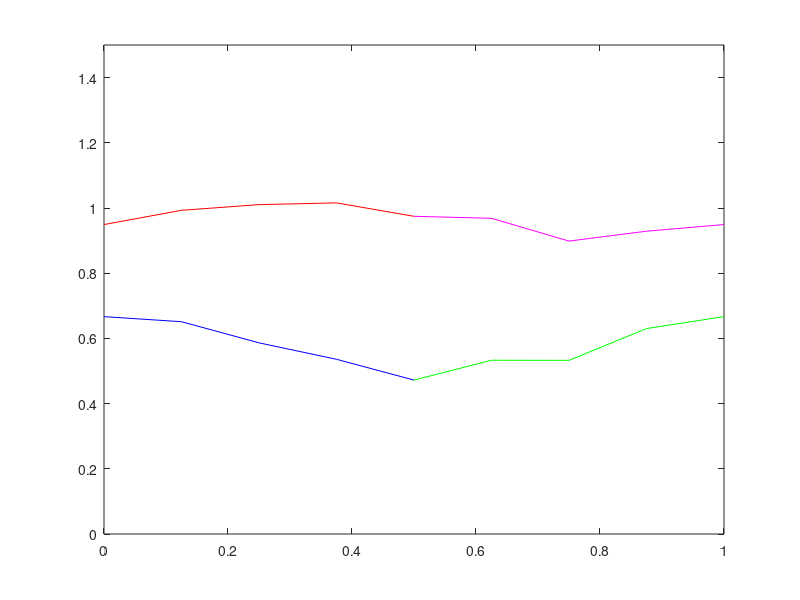

Write the MATLAB code that produced this figure. (Note: this script raises an error after producing the figure.)

a = 1;
b = 2;

%initialize parameters
t0 = 0;
tf = 1;
L = 4;
 

%define space mesh
h = 1 / L;
x = 0 : h / 2 : 1;
x = x';

%set inital funcitons  
InitialPressure = sin( pi * x );
InitialVelocity = ones( 1 , length( x ) );

% define time mesh
k = h / 2 ;
t = t0 : k : tf;
N = length( t ) - 1;

%wave speed details
rho1 = 1;                 %density
K1 = 1;                   %bulk modulus
rho2 = 1;
K2 = 1;
%impedence
Z1 = rho1 * K1;             
Z2 = rho2 * K2;

A = [ 0 K1 ; 1 / rho1 0 ];       %wave speed
R = [ -Z1 Z1 ; 1 1 ];
evaluesA = eig( A );
c0w = evaluesA( 1 );
c0z = evaluesA( 2 );

%CFL number
mu = A * k / h;

%preallocate u, set initial value using intital condition
U =struct('PressureEdge1',zeros( N + 1 , L + 1 ),...
          'VelocityEdge1',zeros( N + 1 , L + 1 ),...
          'PressureEdge2',zeros( N + 1 , L + 1 ),...
          'VelocityEdge2',zeros( N + 1 , L + 1 ));
U( : ).PressureEdge1( 1 , : ) = InitialPressure( 1 : L + 1 );
U( : ).VelocityEdge1( 1 , : ) = InitialVelocity( 1 : L + 1 );
U( : ).PressureEdge2( 1 , : ) = InitialPressure( L + 1 : end );
U( : ).VelocityEdge2( 1 , : ) = InitialVelocity( L + 1 : end );



%struct to store w,z at junctions, index gives egde, column 1 of struct is
%the char at the left endpoint 'a' and column 2 gives the char at the 
% right endpoint 'b'
%w left moving 
%z right moving
C=struct( 'w1',zeros( N + 1 , 2 ),...
          'z1',zeros( N + 1 , 2 ),...
          'w2',zeros( N + 1 , 2 ),...
          'z2',zeros( N + 1 , 2 ) );
      
%struct to hold the exaxt solution
E =struct('ExactPressureEdge1',zeros( N + 1 , L + 1 ),...
          'ExactVelocityEdge1',zeros( N + 1 , L + 1 ),...
          'ExactPressureEdge2',zeros( N + 1 , L + 1 ),...
          'ExactVelocityEdge2',zeros( N + 1 , L + 1 ));
%loop through time
for n=1:N
    %loop through space
    for j=2:L
%u(n + 1,j)= (u(n,j - 1) + u(n,j + 1))/2 -(mu/2)*(u(n,j + 1) - u(n,j - 1))
      
      %calculate interior nodes for edge 1
      prev = ( cell2mat( { U.PressureEdge1( n , j - 1 ),...
                           U.VelocityEdge1( n , j - 1 ) } ) )';
                  
      next = ( cell2mat( { U.PressureEdge1( n , j + 1 ),...
                           U.VelocityEdge1( n , j + 1 ) } ) )';
                  
      newU = ( prev + next ) / 2 - ( mu / 2 ) * ( next - prev );

      U.PressureEdge1( n + 1 , j ) = newU( 1 );
      U.VelocityEdge1( n + 1 , j ) = newU( 2 );
      
      %calculate interior nodes for edge 2
      prev = ( cell2mat( { U.PressureEdge2( n , j - 1),...
                           U.VelocityEdge2( n , j - 1 ) } ) )';
                    
      next = ( cell2mat( { U.PressureEdge2( n , j + 1 ),...
                           U.VelocityEdge2( n , j + 1 ) } ) )';
                    
      newU = ( prev + next ) / 2 - ( mu / 2 ) * ( next - prev );

      U.PressureEdge2( n + 1 , j ) = newU( 1 );
      U.VelocityEdge2( n + 1 , j ) = newU( 2 );
   
      %calculate exact solution using known solutions for w,z
      wX = x - c0w * t( n );
      zX = x - c0z * t( n );
      wexact = ( -sin( pi * wX) + 1 )';
      zexact = ( sin ( pi * zX ) + 1 )';
      uexact= R \ [ wexact ; zexact ];
      
      E.ExactPressureEdgel( n , : ) =  uexact( 1 , 1 : L + 1 );
      E.ExactVelocityEdge1( n , : ) =  uexact( 2 , 1 : L + 1 );
      E.ExactPressureEdge2( n , : ) =  uexact( 1 , L + 1 : end );
      E.ExactVelocityEdge2( n , : ) =  uexact( 2 , L + 1 : end );
     
    
    end

    %JUNCTIONS
    
    j = 1;

    %calc  w char using pres/vel for egde 1 at vertex a
    prev = R * ( cell2mat( { U.PressureEdge1( n , j ),...
                             U.VelocityEdge1( n , j ) } ) )';
    
    %check to ensure press/vel for w/z satisfy IC
    C.w1( 1 , a ) = prev( 1 );
    C.z1( 1 , a ) = prev( 2 );
    
    next = R *( cell2mat( { U.PressureEdge1( n , j + 1 ),...
                             U.VelocityEdge1( n , j + 1 ) } ) )';
   
    %w(x^n)=c0(dt/dx)*(w_(L)-w_(L-1))+w_L...linear interpolation for known char
    %where c0=-1, an eigen value of A and the slope of the characteristic
    curr = c0w * ( k / h ) * ( prev - next ) + prev;
    
    %set w char value at vertex  
    C.w1( n + 1 , a ) = curr( 1 );
        
    %calc w char using pres/vel for edge 2 at vertex b
    prev = R * ( cell2mat( { U.PressureEdge2( n , j ),...
                             U.VelocityEdge2( n , j ) } ) )';
      
    next = R * ( cell2mat( { U.PressureEdge2( n , j + 1 ),...
                             U.VelocityEdge2( n , j + 1 ) } ) )';
   
    %check to ensure press/vel for w/z satisfy IC
    C.w2( 1 , b ) = prev( 1 );
    C.z2( 1 , b ) = prev( 2 );
      
    %w(x^n)=c0(dt/dx)*(z_(L)-z_(L-1))+z_L...linear interpolation for known char
    %where c0=-1, an eigen value of A and the slope of the characteristic
    curr = c0w * ( k / h ) * ( prev - next ) + prev;
    
    %set w char value at vertex 
    C.w2( n + 1 , b ) = curr( 1 );
    
    
    %JUNCTIONS
    
    j = L + 1;
    
    %calc z char using pres/vel for edge 1 at vertex b 
    prev = R * ( cell2mat( { U.PressureEdge1( n , j - 1 ),...
                             U.VelocityEdge1( n , j - 1 ) } ) )';
   
    next = R * (cell2mat( { U.PressureEdge1( n , j ),...
                            U.VelocityEdge1( n , j ) } ) )';
                      
    %check to ensure press/vel for w/z satisfy IC
    C.w1( 1 , b ) = next( 1 );
    C.z1( 1 , b ) = next( 2 );
    
    %z(x^n)=mu*(z_(L)-z_(L-1))+z_L...linear interpolation for known char
    curr = c0z * ( k / h ) * ( prev - next ) + prev;
    
    %set w char value at vertex 
    C.z1( n + 1 , b ) = curr( 2 );
    
    %calc chars using pres/vel for edge 2 at vertex a
    prev = R * ( cell2mat( { U.PressureEdge2( n , j - 1 ),...
                             U.VelocityEdge2( n , j - 1 ) } ) )';
                         
    next = R * ( cell2mat( { U.PressureEdge2( n , j ),...
                             U.VelocityEdge2( n , j ) } ) )';
                         
    %check to ensure press/vel for w/z satisfy IC
    C.w2( 1 , a ) = next( 1 );
    C.z2( 1 , a ) = next( 2 );
   
    %z(x^n)=mu*(z_(L)-z_(L-1))+z_L...linear interpolation for known char
    curr = c0z * ( k / h ) * ( next - prev ) + prev;
    
    %set w char value at vertex 
    C.z2( n + 1 , a ) = curr( 2 );
    
    
    
    %Vertex a
    %calc unk chars at vertex using juction conditions. Solve system 
    %Ax=b using interpolated chars 
    knownchars = ( cell2mat( { C.w1( n + 1 , a ),...
                               C.z2( n + 1 , a ) } ) )';
    %multiply by coeff matrix                       
    knownchars = [ Z1  Z2 ; -1 1 ] * knownchars;
    %solve
    unkchars = [ Z2 Z1 ; -1 1 ] \ knownchars ;
    %set new chars at vertex a 
    C.w2( n + 1 , a ) = unkchars( 1 );
    C.z1( n + 1 , a ) = unkchars( 2 );
  
    %calc press/vel using chars on edge 1 at vertex a
    newC = ( cell2mat( { C.w1( n + 1 , a ),...
                         C.z1( n + 1 , a ) } ) )';
                     
    newU = R \ newC;
    U.PressureEdge1( n + 1 , 1 ) = newU( 1 );
    U.VelocityEdge1( n + 1 , 1 ) = newU( 2 );
    
    %calc press/vel using chars on edge 2 at vertex a
    newC = ( cell2mat( { C.w2( n + 1 , a ),...
                         C.z2( n + 1 , a ) } ) )';
                     
    newU = R \ newC;
    U.PressureEdge2( n + 1 , L + 1 ) = newU( 1 );
    U.VelocityEdge2( n + 1 , L + 1 ) = newU( 2 );
    
    
    %Vertex b
    %calc unk chars at vertex using juction conditions. Solve system 
    %Ax=b using interpolated chars 
    knownchars = ( cell2mat( { C.w2( n + 1 , b ),...
                               C.z1( n + 1 , b ) } ) )';
    
    %multiply by coefficient matrix
    knownchars = [ Z2 Z1 ; 1 -1 ] * knownchars;
    %solve
    unkchars = [ Z1 Z2 ; 1 -1 ] \ knownchars;
    C.w1( n + 1 , b ) = unkchars( 1 );
    C.z2( n + 1 , b ) = unkchars( 2 );
    
    
    %calc press/vel using chars on edge 1 at vertex b  
    newC = ( cell2mat( { C.w1( n + 1 , b ),...
                         C.z1( n + 1 , b ) } ) )';
                     
    newU = R \ newC;
    U.PressureEdge1( n + 1 , L + 1 ) = newU( 1 );
    U.VelocityEdge1( n + 1 , L + 1 ) = newU( 2 );
   
    %calc press/vel using chars on edge 2 at vertex b
    newC = ( cell2mat( { C.w2( n + 1 , b ),...
                         C.z2( n + 1 , b ) } ) )';
                     
    newU = R \ newC;
    U.PressureEdge2( n + 1 , 1 ) = newU( 1 );
    U.VelocityEdge2( n + 1 , 1 ) = newU( 2 );
    
    
    
    
    
    
    %calculate the max abs error
    abserrPE1 = max( abs( E.ExactPressureEdge1 - U.PressureEdge1 ) );
    abserrVE1 = max( abs( E.ExactVelocityEdge1 - U.VelocityEdge1 ) );
    abserrPE2 = max( abs( E.ExactPressureEdge2 - U.PressureEdge2 ) );
    abserrVE2 = max( abs( E.ExactVelocityEdge2 - U.VelocityEdge2 ) );

    row_errPE1 = h * trapz(abserrPE1,2);
    row_errVE1 = h * trapz(abserrVE1,2);
    row_errPE2 = h * trapz(abserrPE2,2);
    row_errVE2 = h * trapz(abserrVE2,2);

    col_errPE1 = h * trapz(row_errPE1);
    col_errVE1 = h * trapz(row_errVE1);
    col_errPE2 = h * trapz(row_errPE2);
    col_errVE2 = h * trapz(row_errVE2);

    ErrorPE1(n) = col_errPE1;
    ErrorVE1(n) = col_errVE1;
    ErrorPE2(n) = col_errPE2;
    ErrorVE2(n) = col_errVE2;

end



clf
for i=1:N+1
    
    plot( x ( 1 : L + 1 ) , U.PressureEdge1( i , : ) , 'b',...
          x ( L + 1 : end ) , U.PressureEdge2( i , : ) , 'g',...
          x ( 1 : L + 1 ) , U.VelocityEdge1( i , : ) , 'r',...
          x ( L + 1 : end ) , U.VelocityEdge2( i , : ) , 'm')
      
     
	axis( [ 0  1  0 1.5 ])
    pause( .05 )
    drawnow
    
    %plot( x ( 1 : L + 1 ) , ErrorPE1( i , : ) , 'b',...
    %      x ( L + 1 : end ) , ErrorVE1( i , : ) , 'g',...
    %      x ( 1 : L + 1 ) , ErrorPE2( i , : ) , 'r',...
    %      x ( L + 1 : end ), ErrorVE2( i , : ) , 'm' ) 

end
hold off

RiPE1 = zeros( N + 1 ,1 );
RiVE1 = zeros( N + 1 ,1 );
RiPE2 = zeros( N + 1 ,1 );
RiVE2 = zeros( N + 1 ,1 );

RiPE1( 1 ) = ErrorPE1( 1 );
RiVE1( 1 ) = ErrorVE1( 1 );
RiPE2( 1 ) = ErrorPE2( 1 );
RiVE2( 1 ) = ErrorVE2( 1 );

for k=2:N+1
    RiPE1(k) = (1/log(2))*(log(ErrorPE1(k - 1) / ErrorPE1(k)));
    RiVE1(k) = (1/log(2))*(log(ErrorPE1(k - 1) / ErrorPE1(k)));
    RiPE2(k) = (1/log(2))*(log(ErrorPE1(k - 1) / ErrorPE1(k)));
    RiVE2(k) = (1/log(2))*(log(ErrorPE1(k - 1) / ErrorPE1(k)));
end

